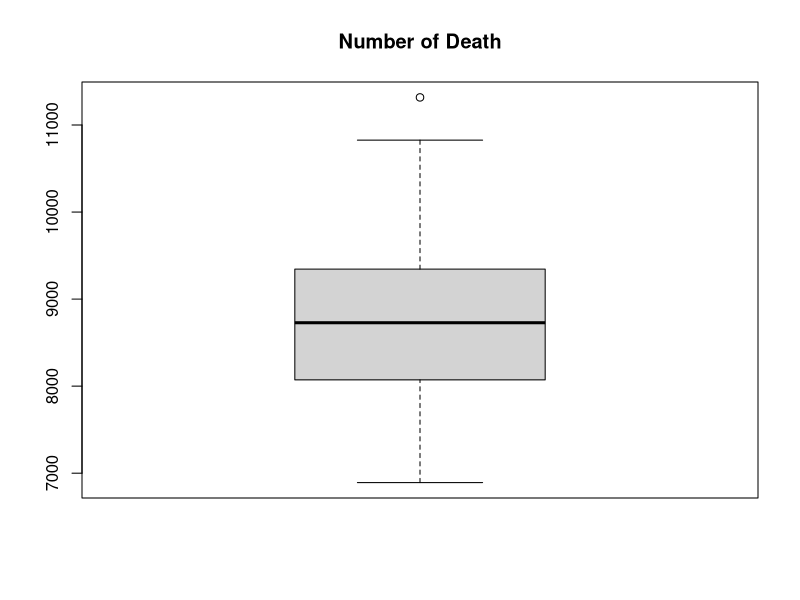
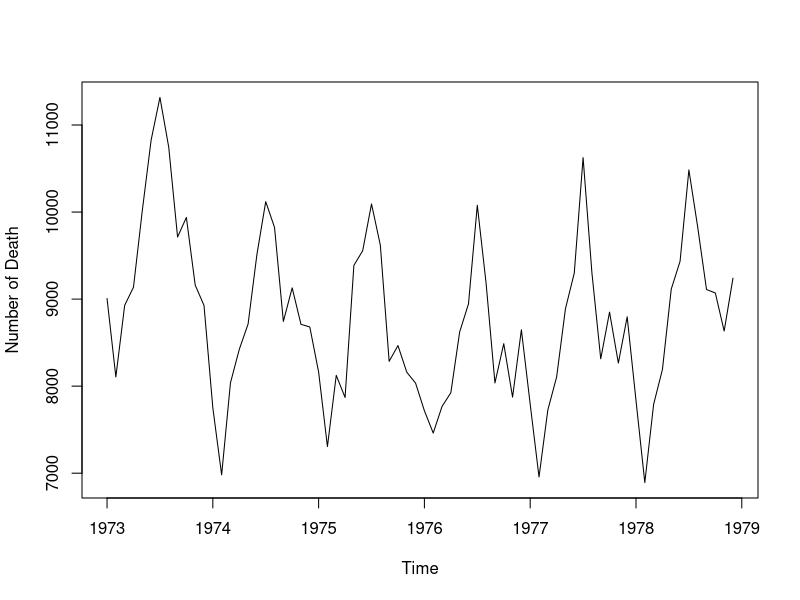
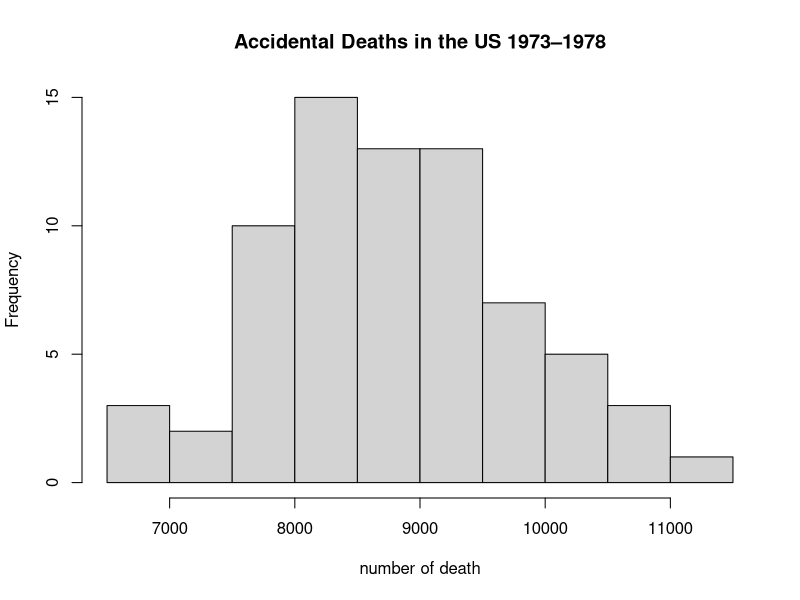
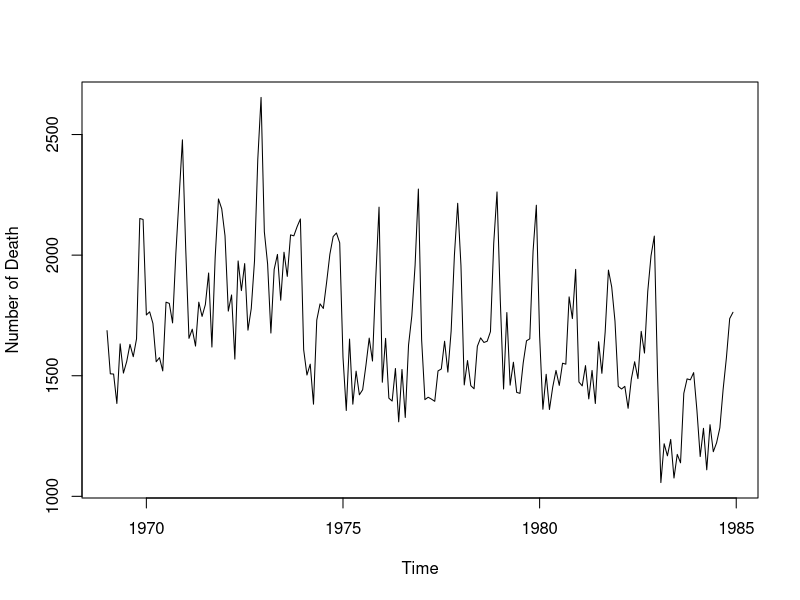
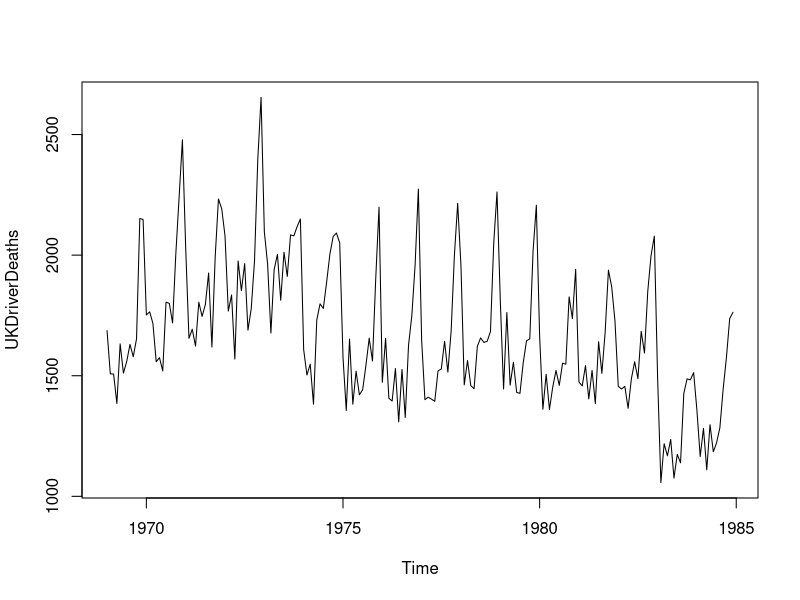
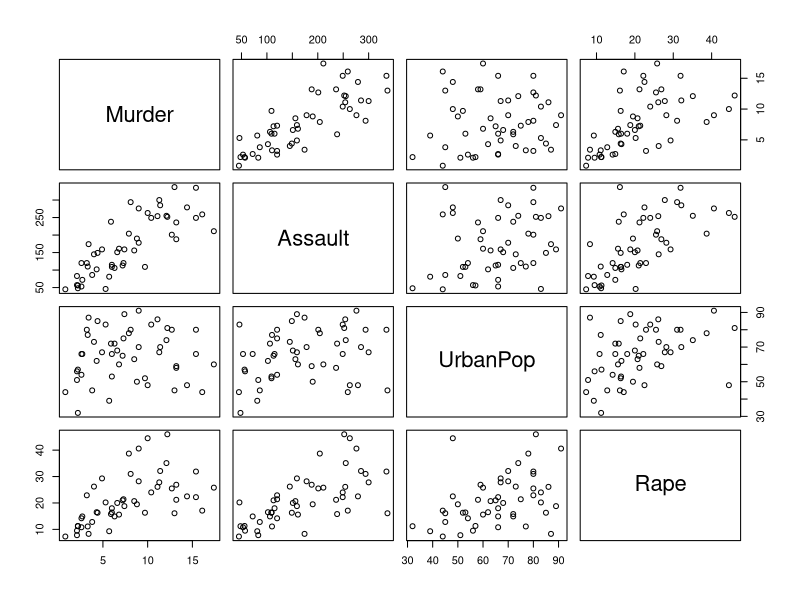
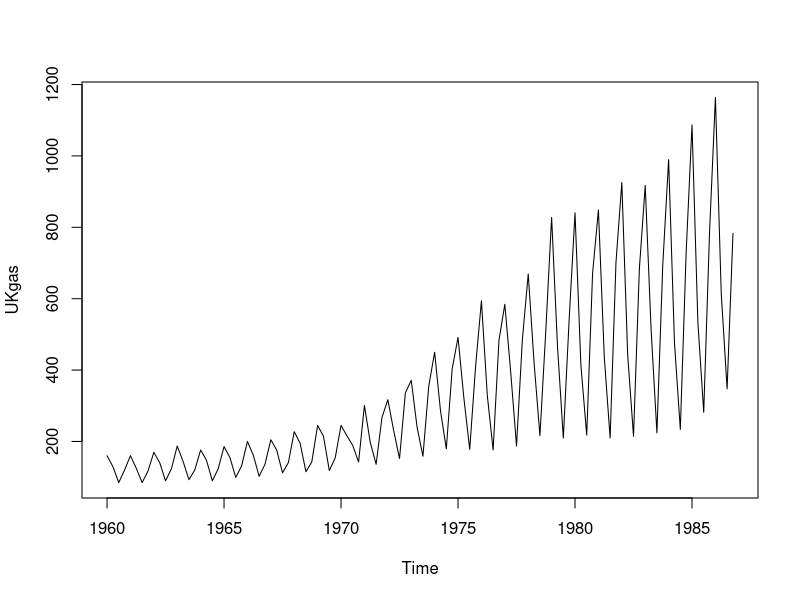
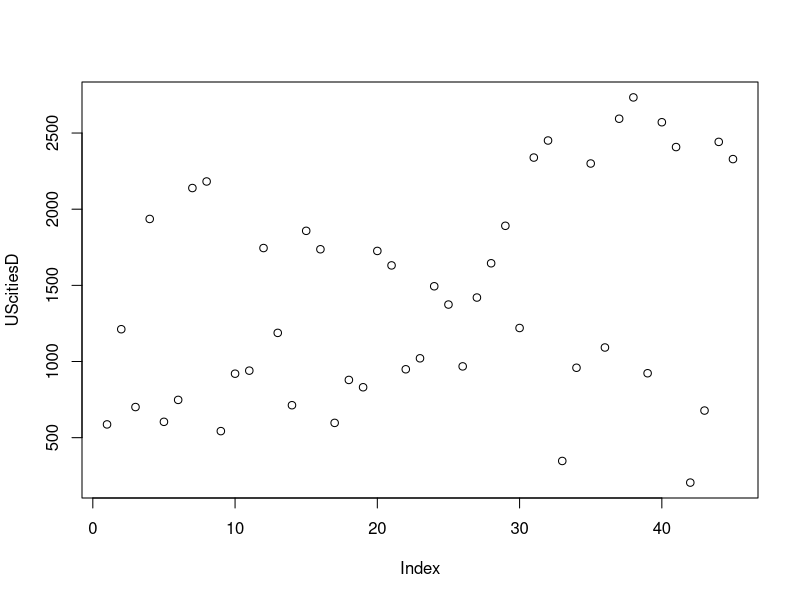

Here is the R script that generated these plots, in order:
## ---- chunk 1
knitr::opts_chunk$set(echo = TRUE)
## ---- chunk 2
show(USAccDeaths)
## ---- chunk 3
range(USAccDeaths)
## ---- chunk 4
summary(USAccDeaths)
## ---- chunk 5
boxplot(USAccDeaths, main ='Number of Death')
## ---- chunk 6
plot(USAccDeaths, ylab = 'Number of Death')
hist(USAccDeaths, main = 'Accidental Deaths in the US 1973–1978', xlab = 'number of death')
## ---- chunk 7
show(UKDriverDeaths)
## ---- chunk 8
plot(UKDriverDeaths, ylab = 'Number of Death')
## ---- chunk 9
plot(UKDriverDeaths)
plot(USArrests)
plot(UKgas)
plot(UScitiesD)
plot(USJudgeRatings)
